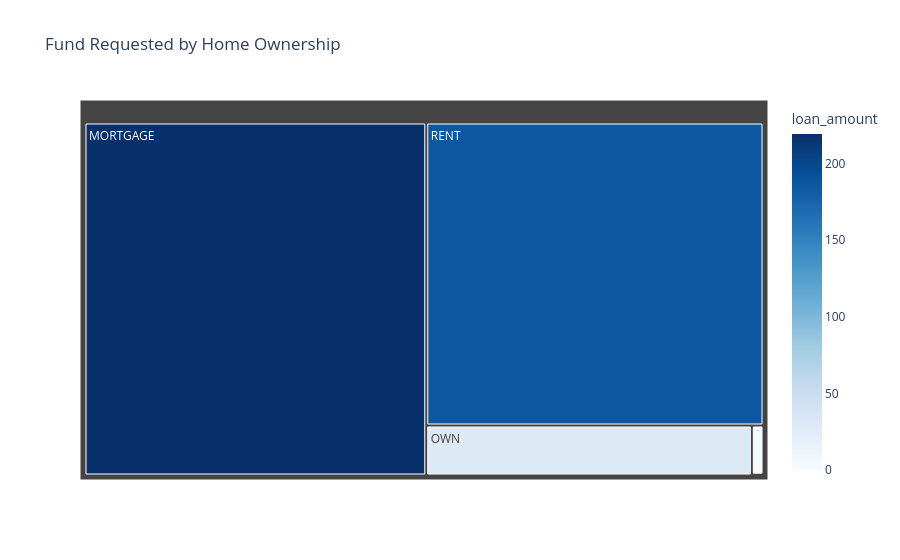

Notebook code for this chart:
### Code cell
home_ownership_fund = df.groupby('home_ownership')['loan_amount'].sum().reset_index()
home_ownership_fund['loan_amount'] = home_ownership_fund['loan_amount'] / 1e6
fig = px.treemap(home_ownership_fund, path=['home_ownership'], values='loan_amount', title='Fund Requested by Home Ownership', color ='loan_amount', color_continuous_scale='Blues')
fig.show()

### Figure 1 — Plotly figure (JSON) as saved in the notebook; plotly's stock layout.template omitted (floating-point values rounded to 4 significant figures)
{"data": [{"branchvalues": "total", "customdata": [[219.3], [0.0168], [1.045], [29.6], [185.8]], "domain": {"x": [0, 1], "y": [0, 1]}, "hovertemplate": "labels=%{label}<br>loan_amount_sum=%{value}<br>parent=%{parent}<br>id=%{id}<br>loan_amount=%{color}<extra></extra>", "ids": ["MORTGAGE", "NONE", "OTHER", "OWN", "RENT"], "labels": ["MORTGAGE", "NONE", "OTHER", "OWN", "RENT"], "marker": {"coloraxis": "coloraxis", "colors": [219.3, 0.0168, 1.045, 29.6, 185.8]}, "name": "", "parents": ["", "", "", "", ""], "type": "treemap", "values": [219.3, 0.0168, 1.045, 29.6, 185.8]}], "layout": {"coloraxis": {"colorbar": {"title": {"text": "loan_amount"}}, "colorscale": [[0, "rgb(247,251,255)"], [0.125, "rgb(222,235,247)"], [0.25, "rgb(198,219,239)"], [0.375, "rgb(158,202,225)"], [0.5, "rgb(107,174,214)"], [0.625, "rgb(66,146,198)"], [0.75, "rgb(33,113,181)"], [0.875, "rgb(8,81,156)"], [1, "rgb(8,48,107)"]]}, "legend": {"tracegroupgap": 0}, "title": {"text": "Fund Requested by Home Ownership"}}}
